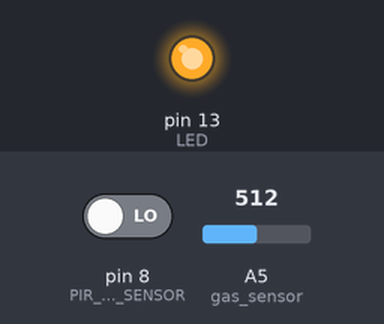
The sketch below on a simulated Arduino Uno, built with avr-gcc and run on an emulated ATmega328P. On the bench: output pins drawn as LEDs (lit = HIGH). Inputs (shaded band) come from the test bench; at power-on: A5 (gas_sensor) = 512, pin 8 (PIR_MOTION_SENSOR) LOW. What the sketch prints to the serial monitor is not drawn.

Above: at 4.7 s.
4.8 s: A5 (gas_sensor) set to 484
6.3 s: A5 (gas_sensor) set to 466
At 7.5 s:
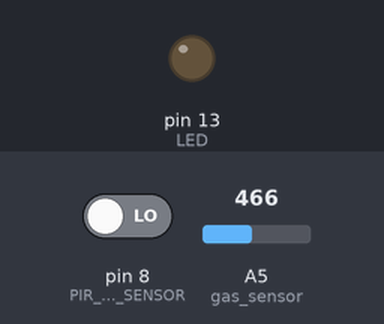
7.8 s: A5 (gas_sensor) set to 511
At 8.9 s:
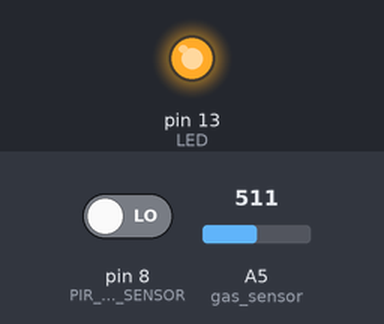
Timing chart, 0 to 10.8 s (numbered marks = the images above; inputs shaded):
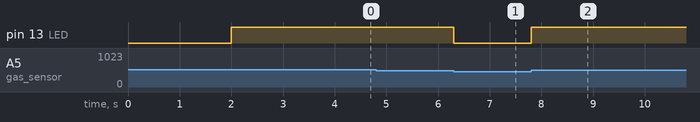

Measured:
- the behaviour switches between 474 and 473 on A5 (gas_sensor) (found by bisection; images 0 and 1)
- after the input at 4.8 s, every drawn part: stays the same
- after the input at 6.3 s, pin 13 (LED): HIGH → LOW at once
- after the input at 7.8 s, pin 13 (LED): LOW → HIGH at once

The sketch:

SlaveDevice.ino
```cpp
#define PIR_MOTION_SENSOR 8//Use pin 2 to receive the signal from the module
#define LED  13//the Grove - LED is connected to D4 of Arduino
#define IN 1
#define OUT 0

int gas_sensor = A5; //Sensor pin
float m = -0.318; //Slope
float b = 1.133; //Y-Intercept
float R0 = 0.77; //Sensor Resistance in fresh air from previous code
double sensorValue = 0.0;
int stateBuzer = OUT;
int stateGS = OUT;
void setup() {
  // put your setup code here, to run once:
  pinMode(PIR_MOTION_SENSOR, INPUT);
  pinMode(LED,OUTPUT);

  delay(2000);
  Serial.begin(9600);
}

void loop() {
   sensorValue = getValuesFromSensor();
   // if gas or smoke is detected turn on buzer
  if (sensorValue > 0.10){
    digitalWrite(9, HIGH);
    digitalWrite(13, HIGH);
    if (stateGS == OUT){
      Serial.write(1);
      stateGS = IN;
    }
  }
  else{
   stateGS = OUT;
   digitalWrite(9, LOW);
   digitalWrite(13, LOW);
  }
  if(isPeopleDetected()){//if it detects the moving people?

    if (stateBuzer == OUT){
    Serial.write(2);
      stateBuzer = IN;
    }
  }
  else{
    stateBuzer = OUT;

  }
}
double getValuesFromSensor(){
  float sensor_volt=0; //Define variable for sensor voltage
  float RS_gas=0; //Define variable for sensor resistance
  float ratio=0; //Define variable for ratio
  float sensorValue = analogRead(gas_sensor); //Read analog values of sensor
  sensor_volt = sensorValue * (5.0 / 1023.0); //Convert analog values to voltage
  RS_gas = ((5.0 * 1.0) / sensor_volt) - 1.0; //Get value of RS in a gas
  ratio = RS_gas / R0;   // Get ratio RS_gas/RS_air

  double ppm_log = (log10(ratio) - b) / m; //Get ppm value in linear scale according to the the ratio value
  double ppm = pow(10, ppm_log); //Convert ppm value to log scale
  double percentage = ppm / 10000; //Convert to percentage
  return percentage;
}
boolean isPeopleDetected()
{
  int sensorValue = digitalRead(PIR_MOTION_SENSOR);
  if(sensorValue == HIGH)//if the sensor value is HIGH?
  {
    return true;//yes,return ture
  }
  else
  {
    return false;//no,return false
  }
}
```
